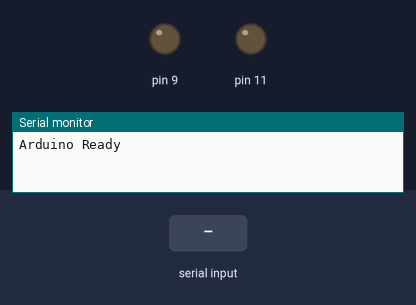
Recording of a sketch running on a simulated Arduino Uno, built with avr-gcc and run on an emulated ATmega328P. Parts: output pins drawn as LEDs (lit = HIGH), the last lines printed to the serial monitor. Inputs (shaded band) come from the test bench.

Above: at 1.2 s.
1.3 s: "90,45\n" received over Serial
At 1.46 s:
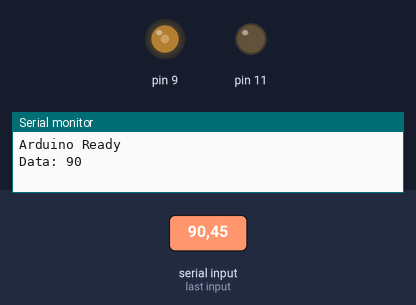
4.3 s: "30,150\n" received over Serial
At 5.6 s:
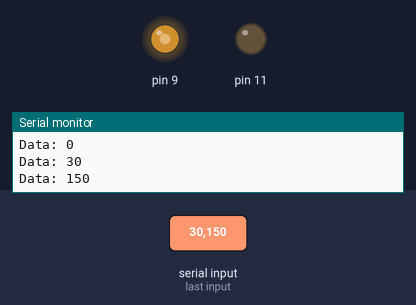
7.3 s: "200\n" received over Serial
At 8.5 s:
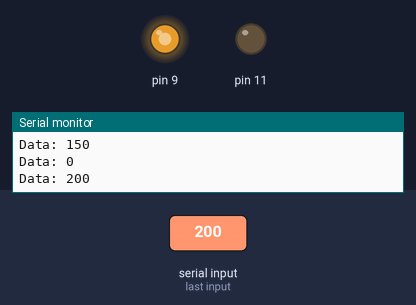
10.3 s: "90\n" received over Serial
At 10.51 s:
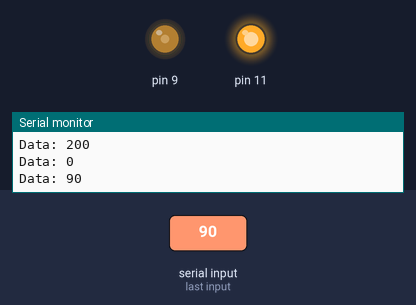
Timing chart, 0 to 13.8 s (numbered marks = the images above; inputs shaded):
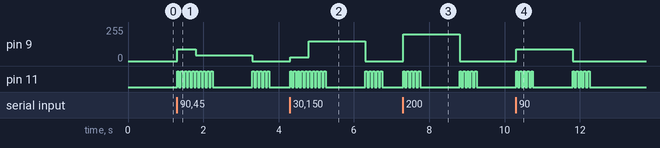

Measured:
- after the input at 1.3 s, pin 9: 0/255 → 90/255 at once, → 45/255 0.50 s later, → 0/255 1.5 s later; pin 11: goes 9 × (HIGH 0.05 s, LOW 0.05 s), HIGH 0.05 s, LOW 1.0 s, 4 × (HIGH 0.05 s, LOW 0.05 s), HIGH 0.05 s, then LOW, starting at once
- after the input at 4.3 s, pin 9: 0/255 → 30/255 at once, → 150/255 0.50 s later, → 0/255 1.5 s later; pin 11: goes 9 × (HIGH 0.05 s, LOW 0.05 s), HIGH 0.05 s, LOW 1.1 s, 4 × (HIGH 0.05 s, LOW 0.05 s), HIGH 0.05 s, then LOW, starting at once
- after the input at 7.3 s, pin 9: 0/255 → 200/255 at once, → 0/255 1.5 s later; pin 11: goes 4 × (HIGH 0.05 s, LOW 0.05 s), HIGH 0.05 s, LOW 1.0 s, 4 × (HIGH 0.05 s, LOW 0.05 s), HIGH 0.05 s, then LOW, starting at once
- after the input at 10.3 s, pin 9: 0/255 → 90/255 at once, → 0/255 1.5 s later; pin 11: goes 4 × (HIGH 0.05 s, LOW 0.05 s), HIGH 0.05 s, LOW 1.1 s, 4 × (HIGH 0.05 s, LOW 0.05 s), HIGH 0.05 s, then LOW, starting at once

The sketch:

Serial_Input.ino
```cpp
int inChar;

void setup() {
  // put your setup code here, to run once:
  Serial.begin(9600);
  Serial.println("Arduino Ready");
  pinMode(11, OUTPUT);
  pinMode(9, OUTPUT);
}

void loop() {
  // put your main code here, to run repeatedly:
  if(Serial.available()){
    inChar = Serial.parseInt();
    Serial.print("Data: ");
    Serial.println(inChar);
    analogWrite(9, constrain(inChar, 0, 255));
    Blink();
  }
}

void Blink(){
  for(int i=0; i<5; i++){
  digitalWrite(11, HIGH);
  delay(50);
  digitalWrite(11, LOW);
  delay(50);
  }
}
```
